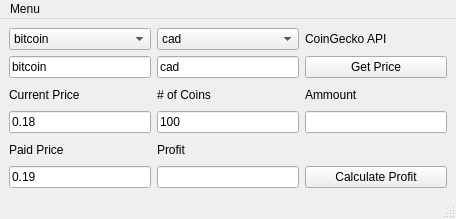
<?xml version="1.0" encoding="UTF-8"?>
<ui version="4.0">
 <class>MainWindow</class>
 <widget class="QMainWindow" name="MainWindow">
  <property name="geometry">
   <rect>
    <x>0</x>
    <y>0</y>
    <width>456</width>
    <height>219</height>
   </rect>
  </property>
  <property name="windowTitle">
   <string>Coin Calculator</string>
  </property>
  <widget class="QWidget" name="centralwidget">
   <layout class="QGridLayout" name="gridLayout">
    <item row="5" column="0">
     <widget class="QLabel" name="label_3">
      <property name="text">
       <string>Paid Price</string>
      </property>
     </widget>
    </item>
    <item row="6" column="0">
     <widget class="QLineEdit" name="oldprice">
      <property name="text">
       <string>0.19</string>
      </property>
     </widget>
    </item>
    <item row="4" column="0">
     <widget class="QLineEdit" name="newprice">
      <property name="text">
       <string>0.18</string>
      </property>
     </widget>
    </item>
    <item row="1" column="0">
     <widget class="QComboBox" name="coin">
      <item>
       <property name="text">
        <string>bitcoin</string>
       </property>
      </item>
      <item>
       <property name="text">
        <string>dogecoin</string>
       </property>
      </item>
      <item>
       <property name="text">
        <string>litecoin</string>
       </property>
      </item>
      <item>
       <property name="text">
        <string>litedoge</string>
       </property>
      </item>
      <item>
       <property name="text">
        <string>shiba-inu</string>
       </property>
      </item>
      <item>
       <property name="text">
        <string>roger</string>
       </property>
      </item>
      <item>
       <property name="text">
        <string>xmr</string>
       </property>
      </item>
      <item>
       <property name="text">
        <string>usdc</string>
       </property>
      </item>
     </widget>
    </item>
    <item row="1" column="1">
     <widget class="QComboBox" name="country">
      <item>
       <property name="text">
        <string>cad</string>
       </property>
      </item>
      <item>
       <property name="text">
        <string>usd</string>
       </property>
      </item>
      <item>
       <property name="text">
        <string>eur</string>
       </property>
      </item>
     </widget>
    </item>
    <item row="6" column="2">
     <widget class="QPushButton" name="pushButton_2">
      <property name="text">
       <string>Calculate Profit</string>
      </property>
     </widget>
    </item>
    <item row="3" column="0">
     <widget class="QLabel" name="label">
      <property name="text">
       <string>Current Price</string>
      </property>
     </widget>
    </item>
    <item row="5" column="1">
     <widget class="QLabel" name="label_4">
      <property name="text">
       <string>Profit</string>
      </property>
     </widget>
    </item>
    <item row="6" column="1">
     <widget class="QLineEdit" name="profit">
      <property name="text">
       <string/>
      </property>
     </widget>
    </item>
    <item row="2" column="0">
     <widget class="QLineEdit" name="cointxt">
      <property name="text">
       <string>bitcoin</string>
      </property>
     </widget>
    </item>
    <item row="2" column="1">
     <widget class="QLineEdit" name="countrytxt">
      <property name="text">
       <string>cad</string>
      </property>
     </widget>
    </item>
    <item row="2" column="2">
     <widget class="QPushButton" name="pushButton">
      <property name="text">
       <string>Get Price</string>
      </property>
     </widget>
    </item>
    <item row="3" column="2">
     <widget class="QLabel" name="label_2">
      <property name="text">
       <string>Ammount</string>
      </property>
     </widget>
    </item>
    <item row="3" column="1">
     <widget class="QLabel" name="label_5">
      <property name="text">
       <string># of Coins</string>
      </property>
     </widget>
    </item>
    <item row="4" column="1">
     <widget class="QLineEdit" name="total">
      <property name="text">
       <string>100</string>
      </property>
     </widget>
    </item>
    <item row="4" column="2">
     <widget class="QLineEdit" name="ammount">
      <property name="enabled">
       <bool>true</bool>
      </property>
      <property name="text">
       <string/>
      </property>
     </widget>
    </item>
    <item row="1" column="2">
     <widget class="QLabel" name="label_6">
      <property name="text">
       <string>CoinGecko API</string>
      </property>
     </widget>
    </item>
   </layout>
  </widget>
  <widget class="QMenuBar" name="menubar">
   <property name="geometry">
    <rect>
     <x>0</x>
     <y>0</y>
     <width>456</width>
     <height>21</height>
    </rect>
   </property>
   <widget class="QMenu" name="menuMenu">
    <property name="title">
     <string>Menu</string>
    </property>
    <addaction name="actionExit"/>
   </widget>
   <addaction name="menuMenu"/>
  </widget>
  <widget class="QStatusBar" name="statusbar"/>
  <action name="actionExit">
   <property name="text">
    <string>Exit</string>
   </property>
  </action>
 </widget>
 <resources/>
 <connections/>
</ui>
